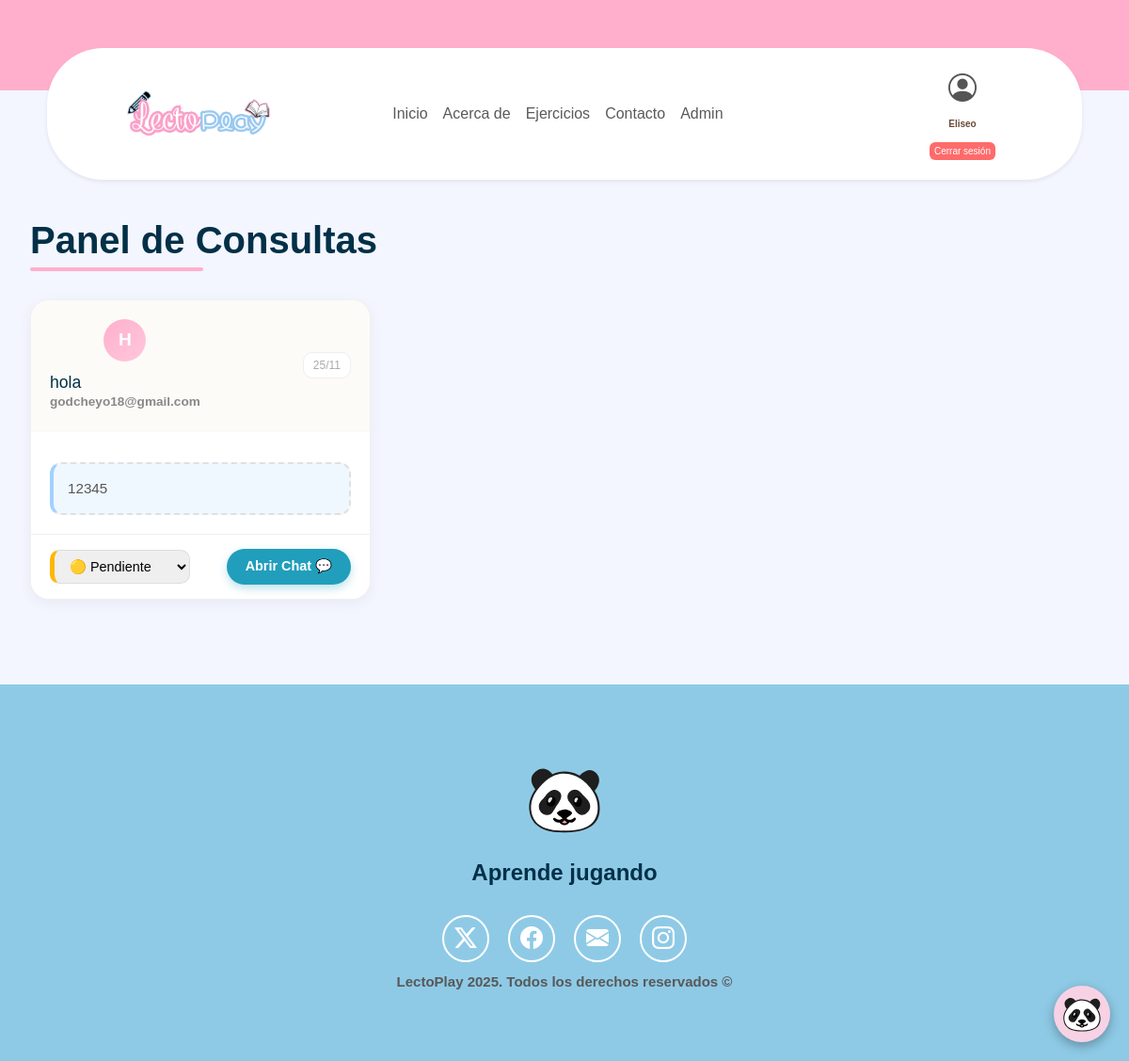
The page /panel-admin/consultas/ (signed in) on the database as committed earlier.
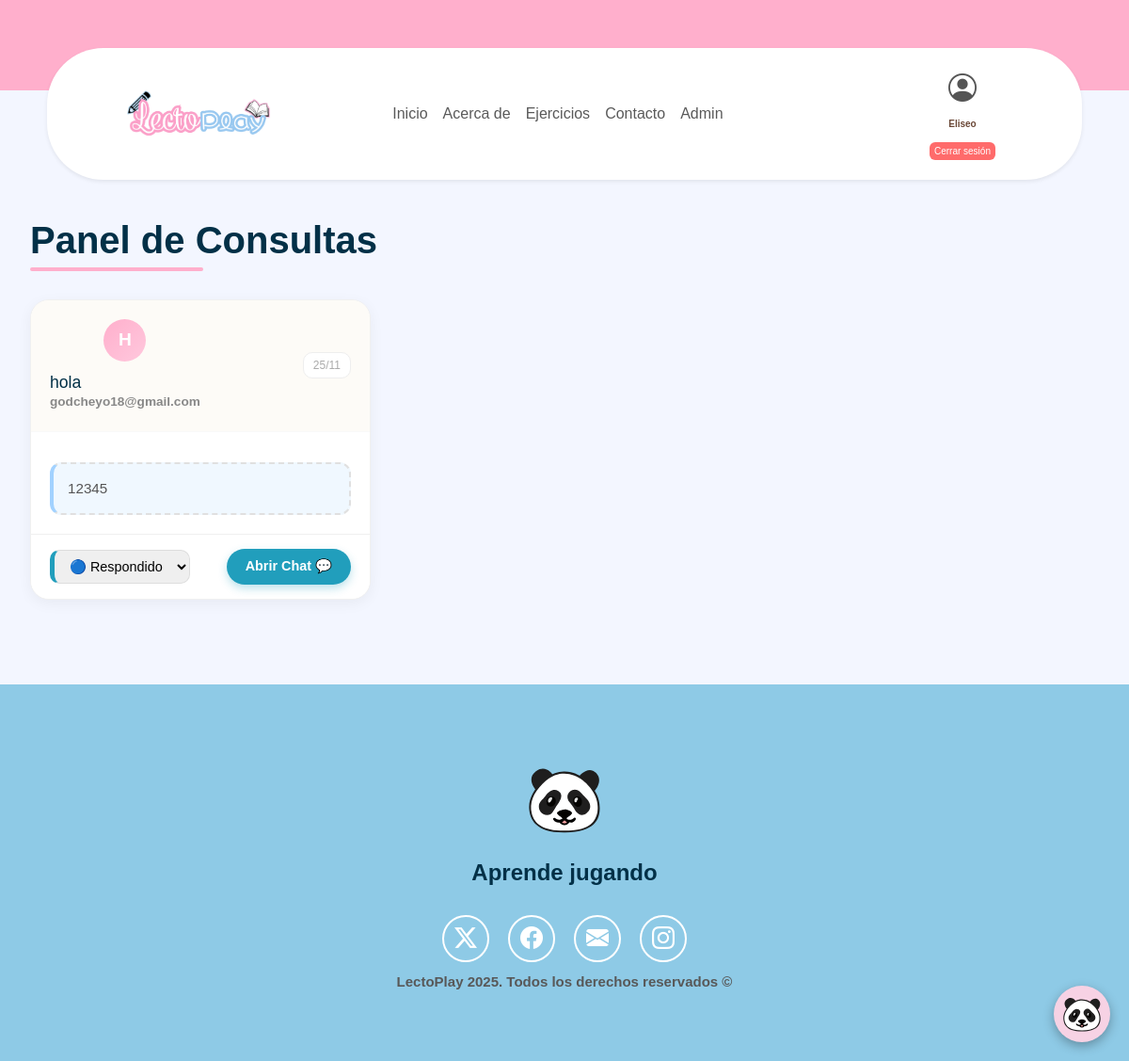
The same page on the database as committed later.
### app/models.py (models this page shows, shortened)
class Ticket(models.Model):
    contacto = models.ForeignKey(Contacto, on_delete=models.CASCADE, related_name='tickets')
    estado = models.CharField(max_length=20, default='pendiente')   # pendiente / en_proceso / resuelto
    creado = models.DateTimeField(auto_now_add=True)
    codigo_acceso = models.CharField(max_length=50, unique=True, editable=False)

class Contacto(models.Model):
    nombre = models.CharField(max_length=120)
    correo = models.EmailField()
    mensaje = models.TextField()
    fecha_envio = models.DateField()  # Fecha seleccionada por el usuario
    creado = models.DateTimeField(auto_now_add=True)

### app/views.py (the view)
# urls.py: path("panel-admin/consultas/", views.admin_consultas, name="admin_consultas"),
@staff_member_required(login_url='/login/')
def admin_consultas(request):
    tickets_qs = Ticket.objects.order_by('-creado')
    tickets = []
    for t in tickets_qs:
        last = t.mensajes.order_by('-creado').first()
        unread = True if last and last.autor == 'usuario' else False
        tickets.append({
            'ticket': t,
            'last': last,
            'unread': unread,
        })
    unread_count = sum(1 for x in tickets if x['unread'])
    return render(request, "admin/admin_consultas.html", {
        "tickets": tickets,
        "unread_count": unread_count,
    })

### app/templates/admin/admin_consultas.html (shortened to what this page needs)
{% extends "home.html" %}
{% block content %}
<div class="consultas-main-container">
    <h1 class="page-title">Panel de Consultas</h1>
    {% if tickets %}
        <div class="tickets-grid">
            {% for item in tickets %}
            {% with ticket=item.ticket %}
            <article class="ticket-card">
                <div class="card-header-row">
                    <div class="user-info">
                        <div class="avatar-circle">
                            {{ ticket.contacto.nombre|slice:":1"|upper }}
                        </div>
                        <div class="user-text">
                            <h3>{{ ticket.contacto.nombre }}</h3>
                            <span>{{ ticket.contacto.correo }}</span>
                        </div>
                    </div>
                    <div class="date-badge">
                         {{ ticket.creado|date:"d/m" }}
                    </div>
                </div>
                <div class="card-body">
                    <div class="message-box">
                        {{ ticket.contacto.mensaje|truncatechars:120 }}
                    </div>
                </div>
                <div class="card-footer">
                    <form method="get" action="{% url 'cambiar_estado' ticket.id %}">
                        <select name="estado" onchange="this.form.submit()"
                                class="status-select status-{{ ticket.estado }}">
                            <option value="pendiente" {% if ticket.estado == 'pendiente' %}selected{% endif %}>🟡 Pendiente</option>
                            <option value="respondido" {% if ticket.estado == 'respondido' %}selected{% endif %}>🔵 Respondido</option>
                        </select>
                    </form>
                    <a href="{% url 'consulta_detalle' ticket.id %}" class="btn-chat">
                        Abrir Chat 💬
                    </a>
                </div>
            </article>
            {% endwith %}
            {% endfor %}
        </div>
    {% else %}
        <div class="empty-state">
            <div class="empty-icon"></div>
            <h3>¡Todo limpio!</h3>
            <p>No tienes consultas pendientes en este momento.</p>
        </div>
    {% endif %}
</div>
{% endblock %}

Rows that differ between the two databases and show on the page:
changed Ticket "hola": estado "🟡 Pendiente" → "🔵 Respondido"
